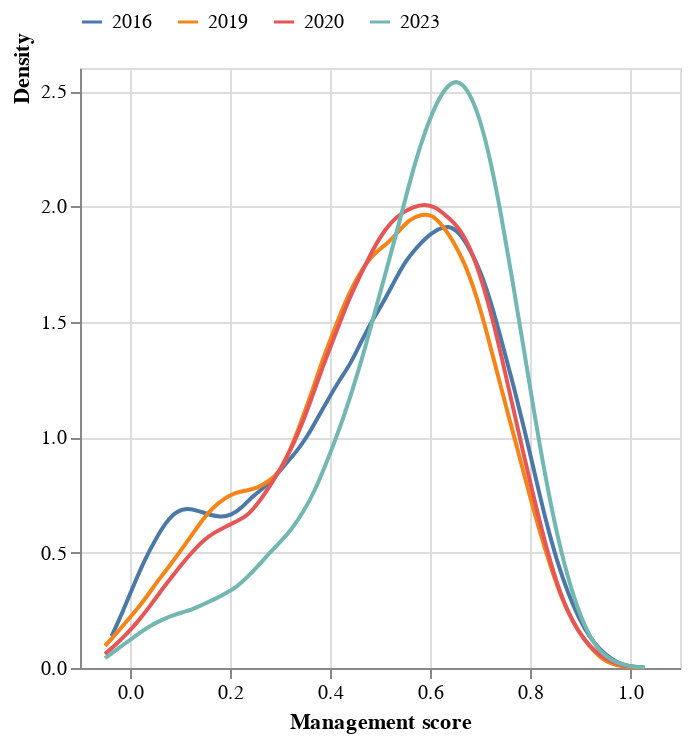

Notebook code cell kept with this figure:
### Code cell
vl_convert.register_font_directory("fonts")

df = pd.read_excel("fig1.xlsx", sheet_name="cleaned")
df['date'] = pd.to_datetime(df['date']).dt.strftime('%Y')

base = alt.Chart(df).encode(
    x=alt.X("management_score:Q", title="Management score"),
    y=alt.Y("density:Q", 
            title="Density",
            axis=alt.Axis(
                titleY=0,
                format=".1f")),
        
    color=alt.Color("date:N", title="Date", legend=alt.Legend(
        title=None,
        orient="top",
        legendY=-30
    )),
).configure(
    font="Rubik Vinyl"
)

lines = base.mark_line(interpolate="basis")

chart = lines

chart.save("test.json")
chart.save("test.png", scale_factor=3.0, engine="vl-convert")

chart

### Figure 1 — Vega-Lite specification as saved in the notebook (floating-point values rounded to 4 significant figures; data arrays with more than 128 entries replaced by an {"elided": "..."} marker saying what was removed)
{"config": {"view": {"continuousWidth": 300, "continuousHeight": 300}, "font": "Rubik Vinyl"}, "data": {"name": "data-5053939c4ec6c3e41ef02c4274c8aa74"}, "mark": {"type": "line", "interpolate": "basis"}, "encoding": {"color": {"field": "date", "legend": {"legendY": -30, "orient": "top", "title": null}, "title": "Date", "type": "nominal"}, "x": {"field": "management_score", "title": "Management score", "type": "quantitative"}, "y": {"axis": {"format": ".1f", "titleY": 0}, "field": "density", "title": "Density", "type": "quantitative"}}, "$schema": "https://vega.github.io/schema/vega-lite/v5.8.0.json", "datasets": {"data-5053939c4ec6c3e41ef02c4274c8aa74": {"elided": "200 records"}}}
